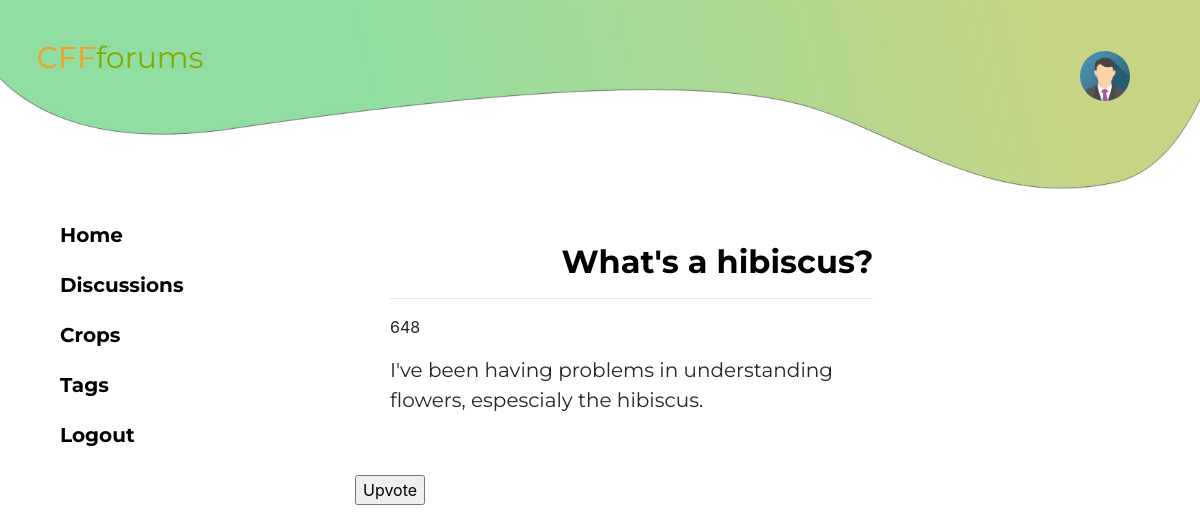
Page /directory/Main/php/specificquestion.php?cthreadID=1 (signed in) on the earlier database version.
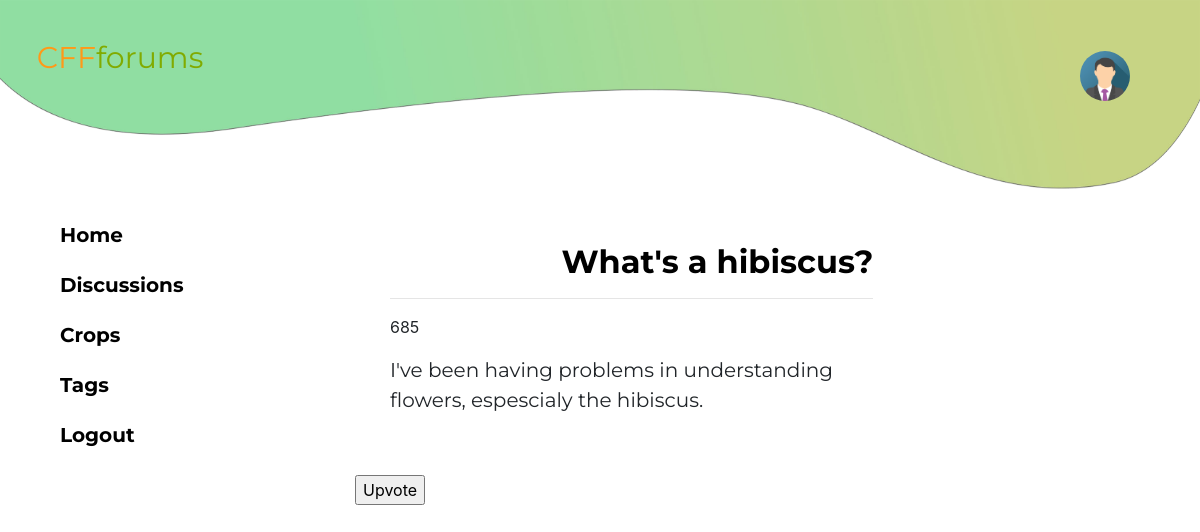
Same page on the later database version.
### tables this page shows
CREATE TABLE `thread` (
  `ThreadID` int(10) NOT NULL,
  `ThreadModeratorID` int(10) NOT NULL,
  `ThreadUserID` int(10) NOT NULL,
  `ThreadSubject` varchar(255) NOT NULL,
  `ThreadDescription` varchar(500) NOT NULL,
  `ThreadVoteCount` int(10) NOT NULL,
  `ThreadSubscribedUserID` int(10) NOT NULL,
  `ThreadSubscribeduserCount` int(10) NOT NULL,
  `ThreadViewsCount` int(10) NOT NULL,
  `ThreadAnswersCount` int(10) NOT NULL,
  `ThreadCreatedDate` timestamp NOT NULL DEFAULT CURRENT_TIMESTAMP
);

### directory/Main/php/specificquestion.php (the view, shortened to what this page needs)
<!DOCTYPE html>
<html>
<head>
<link href="../../resources/css/bootstrap.min.css" rel="stylesheet">
<link href="../../resources/css/specificquestionstyle.css" rel="stylesheet">
</head>
<body>
<div class="container-fluid">
  <div class="header">
    <div class="logo">
      <a href="home.php" style="text-decoration:none;"><font color=#ff9918>CFF</font><font color=#81ab00>forums</font></a>
    </div>
    <a href="profile.php"><img src="../../resources/img/avatar.png" alt="Avatar" class="avatar"></a>
    <div class='container-1'>
    <img src="../../resources/img/navbar-x2.png" alt="header" width=100% height=300px>
      </div>
    </div>
    <br />
    <div class="nav-bar">
      <a href="home.php" class="nav-link">Home</a>
      <a href="discussion.php" class="nav-link">Discussions</a>
      <a href="crops.php" class="nav-link">Crops</a>
      <a href="tags.php" class="nav-link">Tags</a>
      <a href="logout.php" class="nav-link">Logout</a>
    </div>
    <div class="main-body">
    <div class="col-md-8">
        <?php
        include("config.php");
        $threadID = $_GET['cthreadID'];
        $sql = "SELECT * FROM thread WHERE ThreadID ='".$threadID."'";
        $res = mysqli_query($link,$sql);
        $threads = "";
        if(mysqli_num_rows($res) > 0){
          while($row = mysqli_fetch_assoc($res)){
            $title = $row['ThreadSubject'];
            $description = $row['ThreadDescription'];
            $votecount = $row['ThreadVoteCount'];
            $threads .= "
                          <div class='card-body'>
                <h2 class='card-title'><font size='6'>".$title."</font></h2>
                                <hr/>
                <p>".$votecount."</p>
                <p class='card-text'>".$description."</p>
                  <br>
                         </div>";
          }
          echo $threads;
        }
        else {
          echo "<a href='home.php'>Return to Home</a><hr />";
          echo "<p>There has been an error displaying this page.";
        }
        ?>
 </div>
     <form method="post">
       <input type="submit" name="upvote" id="upvote" value="Upvote"/>
      </form>
    </div>
</body>

Differences in the rows shown:
changed thread "What's a hibiscus?": ThreadVoteCount "648" → "685"
